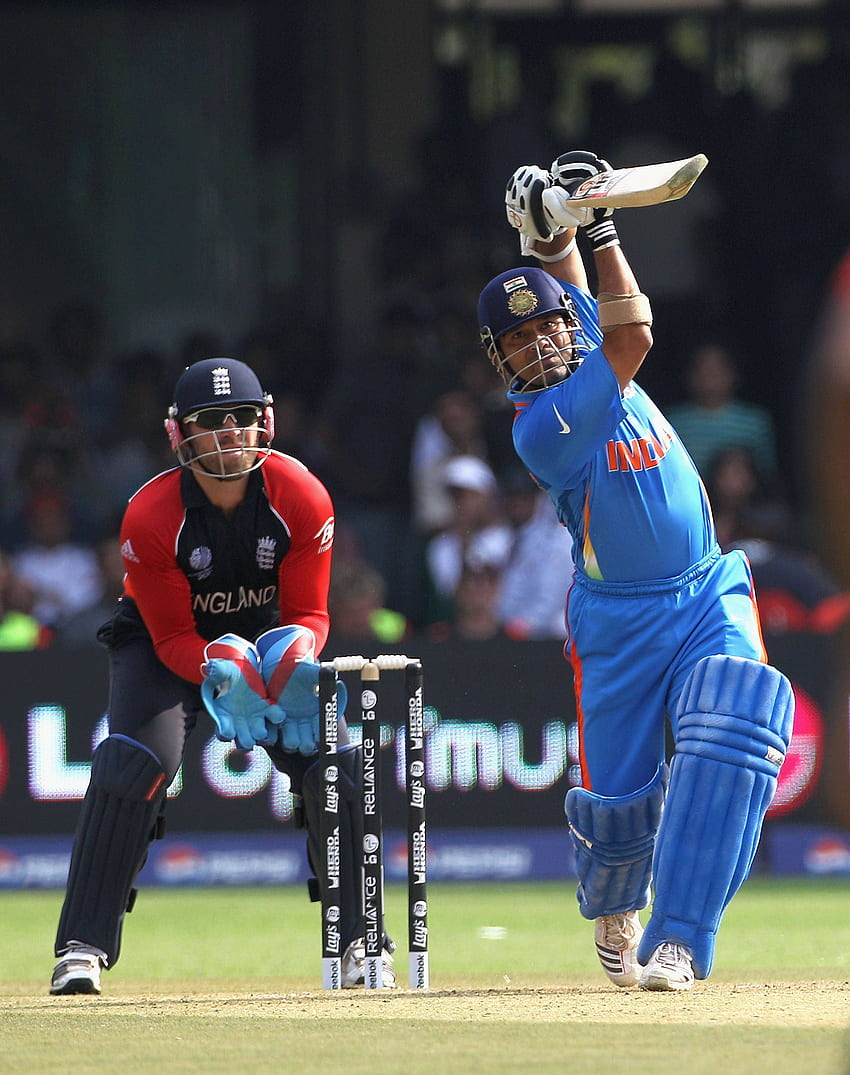
#> input picture NLP and CV/Day11/sachin.jpg, 850 x 1075 px
$ jupyter execute note7_d11_colorMaps.ipynb
#> lines starting #> are read from the running program, lines starting #| are printed output that depends on the picture
[cell 1]
import cv2
import matplotlib.pyplot as plt

[cell 2]
img = cv2.imread('sachin.jpg', 0)
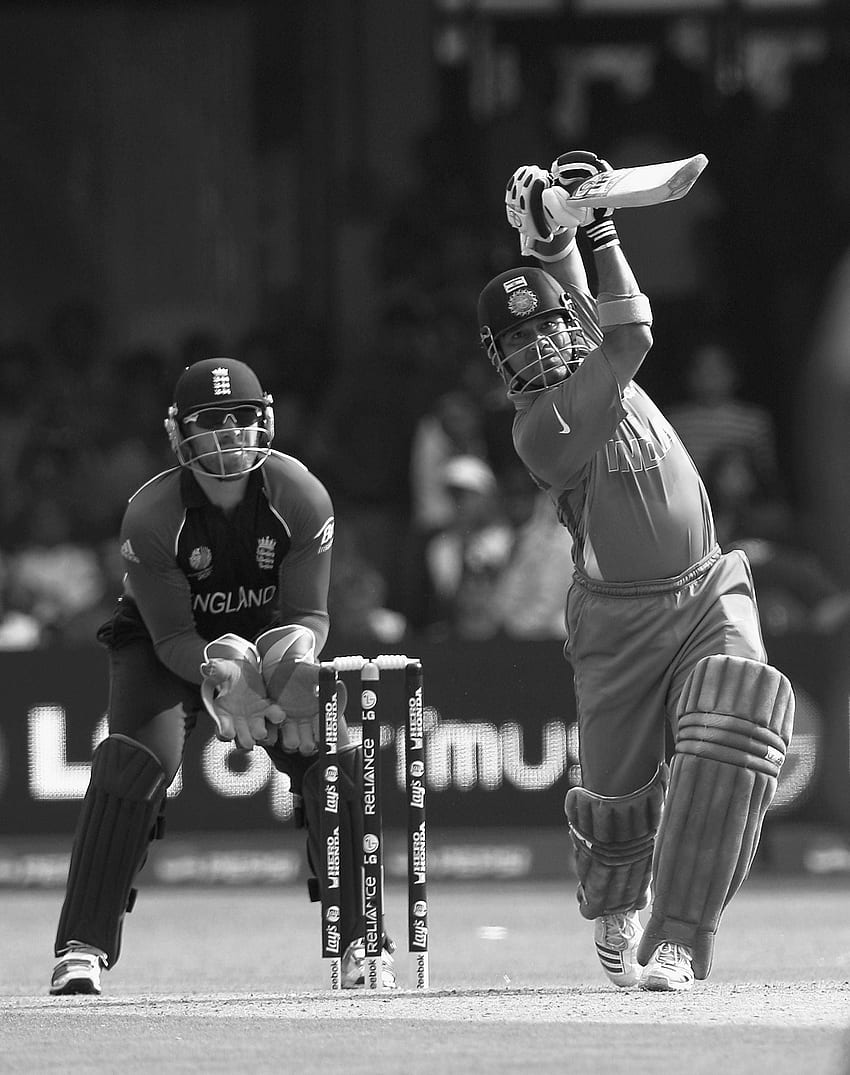
#> img: shape (1075, 850); min 0, max 255, mean 83.5

[cell 3]
img.shape
#> Out = (1075, 850)

[cell 4]
plt.imshow(img, cmap="Blues")

[cell 5]
orig_map = plt.colormaps['Blues']
reversed_map = orig_map.reversed()
plt.imshow(img, cmap = reversed_map)

[cell 6]
plt.figure(figsize = (16,8))
plt.subplot(4,4,1);  plt.title('Blues')
plt.imshow(img, cmap = plt.colormaps['Blues'].reversed())
plt.subplot(4,4,2);  plt.title('Greens')
plt.imshow(img, cmap = plt.colormaps['Greens'].reversed())
plt.subplot(4,4,3);  plt.title('Reds')
plt.imshow(img, cmap = plt.colormaps['Reds'].reversed())
plt.subplot(4,4,4);  plt.title('Oranges')
plt.imshow(img, cmap = plt.colormaps['Oranges'].reversed())
plt.subplot(4,4,5);  plt.title('Purples')
plt.imshow(img, cmap = plt.colormaps['Purples'].reversed())
plt.subplot(4,4,6);  plt.title('Greys')
plt.imshow(img, cmap = plt.colormaps['Greys'].reversed())
plt.subplot(4,4,7);  plt.title('YlOrBr')
plt.imshow(img, cmap = plt.colormaps['YlOrBr'].reversed())
plt.subplot(4,4,8);  plt.title('OrRd')
plt.imshow(img, cmap = plt.colormaps['OrRd'].reversed())

plt.subplot(4,4,9);  plt.title('YlOrRd')
plt.imshow(img, cmap = plt.colormaps['YlOrRd'].reversed())
plt.subplot(4,4,10);  plt.title('OrRd')
plt.imshow(img, cmap = plt.colormaps['OrRd'].reversed())
plt.subplot(4,4,11);  plt.title('PuRd')
plt.imshow(img, cmap = plt.colormaps['PuRd'].reversed())
plt.subplot(4,4,12);  plt.title('RdPu')
plt.imshow(img, cmap = plt.colormaps['RdPu'].reversed())
plt.subplot(4,4,13);  plt.title('BuPu')
plt.imshow(img, cmap = plt.colormaps['BuPu'].reversed())
plt.subplot(4,4,14);  plt.title('GnBu')
plt.imshow(img, cmap = plt.colormaps['GnBu'].reversed())
plt.subplot(4,4,15);  plt.title('BuPu')
plt.imshow(img, cmap = plt.colormaps['BuPu'].reversed())
plt.subplot(4,4,16);  plt.title('YlGn')
plt.imshow(img, cmap = plt.colormaps['YlGn'].reversed())

plt.tight_layout()

Diverging Colormaps

[cell 7]
plt.figure(figsize = (16,8))
plt.subplot(2,5,1);  plt.title('PiYG')
plt.imshow(img, cmap = plt.colormaps['PiYG'].reversed())
plt.subplot(2,5,2);  plt.title('PRGn')
plt.imshow(img, cmap = plt.colormaps['PRGn'].reversed())
plt.subplot(2,5,3);  plt.title('BrBG')
plt.imshow(img, cmap = plt.colormaps['BrBG'].reversed())
plt.subplot(2,5,4);  plt.title('PuOr')
plt.imshow(img, cmap = plt.colormaps['PuOr'].reversed())
plt.subplot(2,5,5);  plt.title('RdGy')
plt.imshow(img, cmap = plt.colormaps['RdGy'].reversed())
plt.subplot(2,5,6);  plt.title('RdBu')
plt.imshow(img, cmap = plt.colormaps['RdBu'].reversed())
plt.subplot(2,5,7);  plt.title('coolwarm')
plt.imshow(img, cmap = plt.colormaps['coolwarm'].reversed())
plt.subplot(2,5,8);  plt.title('seismic')
plt.imshow(img, cmap = plt.colormaps['seismic'].reversed())
plt.subplot(2,5,9);  plt.title('Set1')
plt.imshow(img, cmap = plt.colormaps['Set1'].reversed())
plt.subplot(2,5,10);  plt.title('Set2')
plt.imshow(img, cmap = plt.colormaps['Set2'].reversed())

plt.tight_layout()

[cell 8]
plt.figure(figsize = (16,8))
plt.subplot(2,4,1);  plt.title('twilight')
plt.imshow(img, cmap = plt.colormaps['twilight'].reversed())
plt.subplot(2,4,2);  plt.title('twilight_shifted')
plt.imshow(img, cmap = plt.colormaps['twilight_shifted'].reversed())
plt.subplot(2,4,3);  plt.title('hsv')
plt.imshow(img, cmap = plt.colormaps['hsv'].reversed())
plt.subplot(2,4,4);  plt.title('viridis')
plt.imshow(img, cmap = plt.colormaps['viridis'].reversed())
plt.subplot(2,4,5);  plt.title('plasma')
plt.imshow(img, cmap = plt.colormaps['plasma'].reversed())
plt.subplot(2,4,6);  plt.title('inferno')
plt.imshow(img, cmap = plt.colormaps['inferno'].reversed())
plt.subplot(2,4,7);  plt.title('twilight')
plt.imshow(img, cmap = plt.colormaps['twilight'])
plt.subplot(2,4,8);  plt.title('twilight_shifted')
plt.imshow(img, cmap = plt.colormaps['twilight_shifted'])
